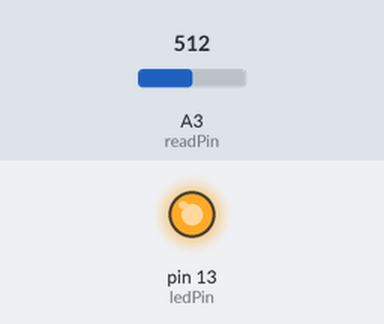
Recording of a sketch running on a simulated Arduino Uno, built with avr-gcc and run on an emulated ATmega328P. Shown: output pins drawn as LEDs (lit = HIGH). Inputs (shaded band) come from the test bench; at power-on: A3 (readPin) = 512. What the sketch prints to the serial monitor is not drawn.

Above: at 0.1 s.
Timing chart, 0 to 1.6 s (numbered marks = the images above):
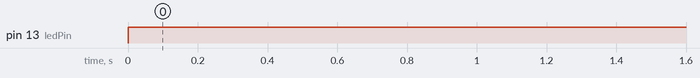

The sketch:

TEENSY_CODE.ino
```cpp
//#include <ADC.h>
//
const int ledPin = 13;
const int readPin = A3; // ADC0
const int readPin2 = A3; // ADC1

//ADC *adc = new ADC(); // adc object
//
void setup() {

  pinMode(ledPin, OUTPUT);
  pinMode(readPin, INPUT); //pin 23 single ended
  pinMode(readPin2, INPUT); //pin 23 single ended

  Serial.begin(38400);
}
//
//  adc->setAveraging(32); // set number of averages
//  adc->setResolution(16); // set bits of resolution
//
//  //adc->setAveraging(32, ADC_1); // set number of averages
//  //adc->setResolution(12, ADC_1); // set bits of resolution
//  delay(500);
//  Serial.println("end setup");
//  adc->startContinuous(readPin, ADC_0);
//  delay(500);
//}
//
int analog = 0;
//
void loop()
{
//  analog = adc->analogReadContinuous(ADC_0);
  analog = analogRead(A3);
//  analogWrite(analog, A0);
  digitalWrite(ledPin, HIGH);
  Serial.println(analog);
}
//
//void adc0_isr(void) {
//    // Low-level code
//    ADC0_RA;
//    GPIOC_PTOR = 1<<5;
//
//    // High-level code
//    //adc->analogReadContinuous(ADC_0); // read to clear the COCO flag
//    //digitalWrite(ledPin, !digitalRead(ledPin)); // toggle led
//
//}
//#if defined(__MK20DX256__)
//void adc1_isr(void) {
//    // Low-level code
//    ADC1_RA;
//    GPIOC_PTOR = 1<<5;
//
//    // High-level code
//    //adc->analogReadContinuous(ADC_1); // read to clear the COCO flag
//    //digitalWrite(ledPin, !digitalRead(ledPin)); // toggle led
//
//}
//#endif

// RESULTS OF THE TEST
// Measure continuously the voltage on a voltage divider.
// Measurement pin A9 (23). Clock speed 96 Mhz. Default options for analog_init. Only toggling led
// and analogReadContinuous code on loop(){}, no Serial communications nor delay.

// ADC resolution     Measurement frequency                     Num. averages
//     16  bits           193.086 kHz                               1
//     12  bits           306.260 kHz                               1
//     10  bits           418.020 kHz                               1
//      8  bits           937.490 kHz                               1
//
//  Same but using interrupts, no code at all in loop(){}
// ADC resolution     Measurement frequency                     Num. averages
//     16  bits           387.088 kHz                               1
//     12  bits           461.528 kHz                               1
//     10  bits           545.442 kHz                               1
//      8  bits          1410.264 kHz                               1


//#define RES  16
//// change HARDWARE AVG to 1, 2, 4, 8, 16, 32
//#define AVG  2
//#define CNT  160000 / AVG
//
//
//void setup() {
//  Serial.begin(115200);
//  analogReadResolution(RES);
//  analogReadAveraging(AVG);
//  analogReference(0);
//}
//
//
//void loop() {
//  int t = micros();
//  int a0;
//
//  for(int i = 0; i < CNT ; i++){
//    a0 = analogRead(A0);             // read data
//  }
//
//  t = micros() - t;
//  Serial.print("ADC sampling rate (AVG "); Serial.print(AVG); Serial.print(") = ");
//  Serial.print(160000000 / t); Serial.println(" kSPS");
//}
```

Measured:
- by itself, pin 13 (ledPin): LOW → HIGH at 0.00 s
